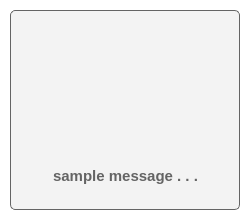
<?xml version="1.0" encoding="UTF-8"?>
<ui version="4.0">
 <class>exportLoading</class>
 <widget class="QDialog" name="exportLoading">
  <property name="geometry">
   <rect>
    <x>0</x>
    <y>0</y>
    <width>250</width>
    <height>220</height>
   </rect>
  </property>
  <property name="minimumSize">
   <size>
    <width>250</width>
    <height>220</height>
   </size>
  </property>
  <property name="maximumSize">
   <size>
    <width>250</width>
    <height>220</height>
   </size>
  </property>
  <property name="windowTitle">
   <string>Exporting</string>
  </property>
  <property name="styleSheet">
   <string notr="true">QDialog{
	background-color: rgb(255, 255, 255);
}</string>
  </property>
  <layout class="QHBoxLayout" name="horizontalLayout">
   <property name="spacing">
    <number>0</number>
   </property>
   <property name="leftMargin">
    <number>10</number>
   </property>
   <property name="topMargin">
    <number>10</number>
   </property>
   <property name="rightMargin">
    <number>10</number>
   </property>
   <property name="bottomMargin">
    <number>10</number>
   </property>
   <item>
    <widget class="QFrame" name="loadingFrame">
     <property name="font">
      <font>
       <pointsize>8</pointsize>
      </font>
     </property>
     <property name="styleSheet">
      <string notr="true">QFrame{
	background-color: rgb(243, 243, 243);
	border: 1px solid rgb(100, 100, 100);
border-radius: 5px;
}

QLabel{
border: none;
	color: rgb(100, 100, 100);
}</string>
     </property>
     <property name="frameShape">
      <enum>QFrame::StyledPanel</enum>
     </property>
     <property name="frameShadow">
      <enum>QFrame::Raised</enum>
     </property>
     <widget class="QLabel" name="gifPlaceholder">
      <property name="geometry">
       <rect>
        <x>50</x>
        <y>10</y>
        <width>130</width>
        <height>130</height>
       </rect>
      </property>
      <property name="minimumSize">
       <size>
        <width>130</width>
        <height>130</height>
       </size>
      </property>
      <property name="maximumSize">
       <size>
        <width>130</width>
        <height>130</height>
       </size>
      </property>
      <property name="styleSheet">
       <string notr="true"/>
      </property>
      <property name="text">
       <string/>
      </property>
      <property name="scaledContents">
       <bool>true</bool>
      </property>
     </widget>
     <widget class="QLabel" name="loadingMsg">
      <property name="geometry">
       <rect>
        <x>10</x>
        <y>140</y>
        <width>211</width>
        <height>51</height>
       </rect>
      </property>
      <property name="font">
       <font>
        <pointsize>11</pointsize>
        <bold>true</bold>
       </font>
      </property>
      <property name="text">
       <string>sample message . . .</string>
      </property>
      <property name="alignment">
       <set>Qt::AlignCenter</set>
      </property>
      <property name="wordWrap">
       <bool>true</bool>
      </property>
     </widget>
    </widget>
   </item>
  </layout>
 </widget>
 <resources/>
 <connections/>
</ui>
